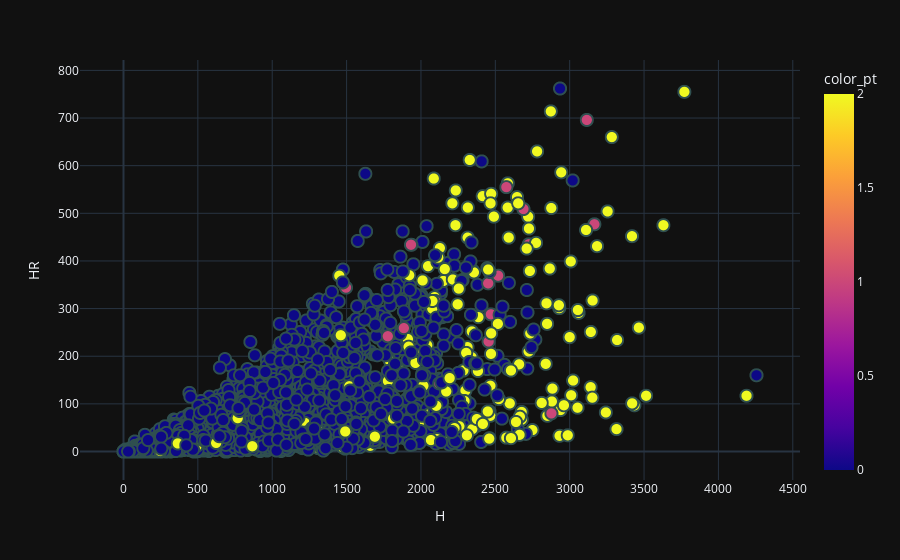

Here is the notebook cell this chart was saved with:
### Code cell
import plotly.express as px

fig = px.scatter(all,
                 x="H",
                 y="HR",
                 color='color_pt',
                 hover_name="nameLast",
                 hover_data=['H', 'HR'])

fig.update_layout(showlegend=False)

fig.update_traces(marker=dict(size=12,
                              line=dict(width=2, color='DarkSlateGrey')),
                  selector=dict(mode='markers'))

fig.show()

### Figure 1 — Plotly figure (JSON) as saved in the notebook; plotly's stock layout.template omitted (floating-point values rounded to 4 significant figures; data arrays with more than 128 entries replaced by an {"elided": "..."} marker saying what was removed)
{"data": [{"hovertemplate": "<b>%{hovertext}</b><br><br>H=%{x}<br>HR=%{y}<br>color_pt=%{marker.color}<extra></extra>", "hovertext": {"elided": "3287 str values"}, "legendgroup": "", "marker": {"color": {"elided": "3287 int values"}, "coloraxis": "coloraxis", "symbol": "circle", "line": {"color": "DarkSlateGrey", "width": 2}, "size": 12}, "mode": "markers", "name": "", "showlegend": false, "x": {"elided": "3287 int values"}, "xaxis": "x", "y": {"elided": "3287 int values"}, "yaxis": "y", "type": "scattergl"}], "layout": {"xaxis": {"anchor": "y", "domain": [0.0, 1.0], "title": {"text": "H"}}, "yaxis": {"anchor": "x", "domain": [0.0, 1.0], "title": {"text": "HR"}}, "coloraxis": {"colorbar": {"title": {"text": "color_pt"}}, "colorscale": [[0.0, "#0d0887"], [0.1111, "#46039f"], [0.2222, "#7201a8"], [0.3333, "#9c179e"], [0.4444, "#bd3786"], [0.5556, "#d8576b"], [0.6667, "#ed7953"], [0.7778, "#fb9f3a"], [0.8889, "#fdca26"], [1.0, "#f0f921"]]}, "legend": {"tracegroupgap": 0}, "margin": {"t": 60}, "showlegend": false}}
